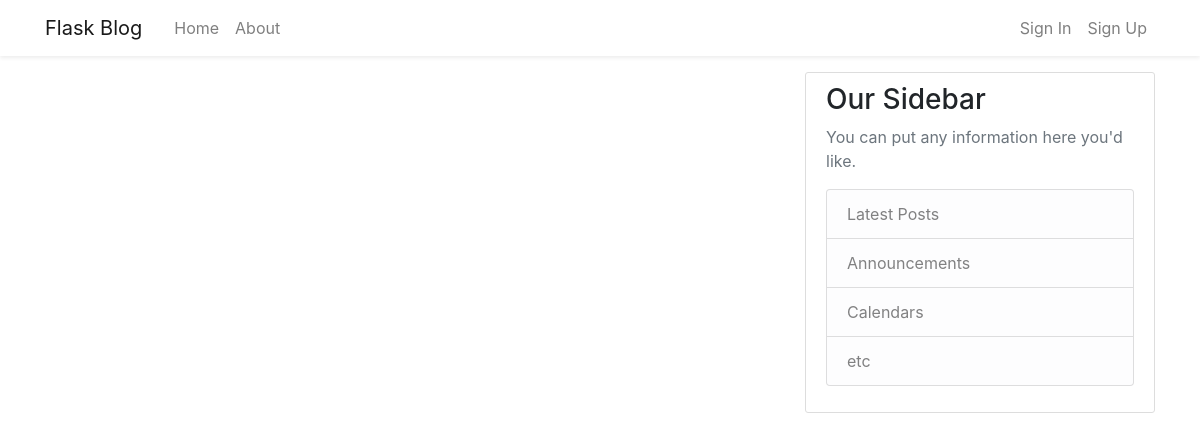
Page /home on the earlier database version.
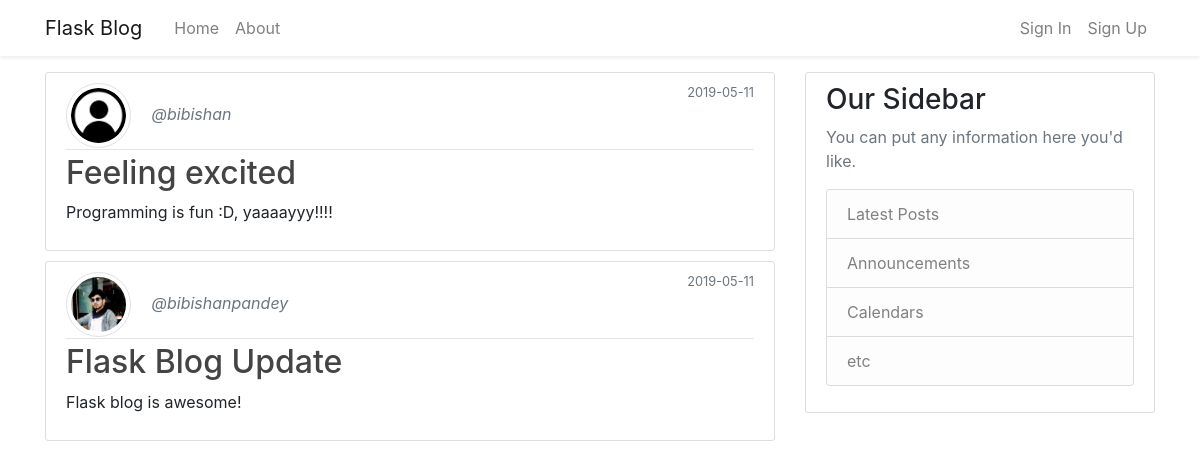
Same page on the later database version.
### flask_blog/models.py (models this page shows, shortened)
class Post(db.Model):
    id = db.Column(db.Integer, primary_key = True)
    title = db.Column(db.String(100), nullable = False)
    date_posted = db.Column(db.DateTime, nullable = False, default = datetime.utcnow)
    content = db.Column(db.Text, nullable = False)
    user_id = db.Column(db.Integer, db.ForeignKey('user.id'), nullable = False)

class User(db.Model, UserMixin):
    id = db.Column(db.Integer, primary_key = True)
    username = db.Column(db.String(20), unique = True, nullable = False)
    email = db.Column(db.String(120), unique = True, nullable = False)
    image_file = db.Column(db.String(20), nullable = False, default = 'default.png')
    password = db.Column(db.String(60), nullable = False)
    posts = db.relationship('Post', backref = 'author', lazy = True)

### flask_blog/routes.py (the view)
@app.route("/")
@app.route("/home")
def home():
    posts = Post.query.all()
    return render_template('home.html', posts = posts)

### flask_blog/templates/home.html
{% extends 'layout.html' %}
{% block content %}
    {% for post in posts %}
    <article class="media content-section">
        <div class="media-body">
            <div class="article-metadata">
                <img class="rounded-circle article-img img-thumbnail" src="{{ url_for('static', filename = 'images/' + post.author.image_file) }}">
                <a class="mr-2 text-muted font-italic" href="#">@{{ post.author.username }}</a>
                <small class="text-muted float-right">{{ post.date_posted.strftime('%Y-%m-%d') }}</small>
            </div>
            <h2><a class="article-title" href="{{ url_for('post', post_id = post.id) }}">{{ post.title }}</a></h2>
            <p class="article-content">{{ post.content }}</p>
        </div>
    </article>
    {% endfor %}
{% endblock content %}

### flask_blog/templates/layout.html (shortened to what this page needs)
<!DOCTYPE html>
<html lang="en">
<head>
    <link rel="stylesheet" href="https://stackpath.bootstrapcdn.com/bootstrap/4.3.1/css/bootstrap.min.css">
    <link rel="stylesheet" type="text/css" href="{{ url_for('static', filename='css/main.css') }}">
    <link rel="stylesheet" href="https://use.fontawesome.com/releases/v5.8.2/css/all.css">
</head>
<body>
    <header class="shadow-sm mb-3 bg-white">
        <nav class="navbar navbar-expand-lg navbar-light bg-white">
            <div class="container">
                <a class="navbar-brand mr-4" href="/">Flask Blog</a>
                <div class="collapse navbar-collapse justify-content-end" id="navbarSupportedContent">
                    <ul class="navbar-nav mr-auto">
                        <li class="nav-item">
                            <a class="nav-link" href="{{ url_for('home') }}">Home</a>
                        </li>
                        <li class="nav-item">
                            <a class="nav-link" href="{{ url_for('about') }}">About</a>
                        </li>
                    </ul>
                    <ul class="navbar-nav">
                        {% if current_user.is_authenticated %}
                        <li class="nav-item">
                            <a class="nav-link" href="{{ url_for('new_post') }}">New Post</a>
                        </li>
                        <li class="nav-item">
                            <a class="nav-link" href="{{ url_for('account') }}">Account</a>
                        </li>
                        <li class="nav-item">
                            <a class="nav-link" href="{{ url_for('signout') }}">Sign Out</a>
                        </li>
                        {% else %}
                        <li class="nav-item">
                            <a class="nav-link" href="{{ url_for('signin') }}">Sign In</a>
                        </li>
                        <li class="nav-item">
                            <a class="nav-link" href="{{ url_for('signup') }}">Sign Up</a>
                        </li>
                        {% endif %}
                    </ul>
                </div>
            </div>
        </nav>
    </header>
    <main role="main" class="container">
        <div class="row">
            <div class="col-md-8">
            {% block content %}{% endblock %}
            </div>
            <div class="col-md-4">
                <div class="content-section">
                    <h3>Our Sidebar</h3>
                    <p class='text-muted'>You can put any information here you'd like.
                    <ul class="list-group">
                        <li class="list-group-item list-group-item-light list-group-item-action">Latest Posts</li>
                        <li class="list-group-item list-group-item-light list-group-item-action">Announcements</li>
                        <li class="list-group-item list-group-item-light list-group-item-action">Calendars</li>
                        <li class="list-group-item list-group-item-light list-group-item-action">etc</li>
                    </ul>
                    </p>
                </div>
            </div>
        </div>
    </main>
</body>
</html>

### flask_blog/static/css/main.css (style rules this page uses)
.content-section { background: #ffffff; padding: 10px 20px; border: 1px solid #dddddd; border-radius: 3px; margin-bottom: 10px; }
.article-title { color: #444444; }
.article-content { white-space: pre-line; }
.article-img { height: 65px; width: 65px; margin-right: 16px; }
.article-metadata { padding-bottom: 1px; margin-bottom: 4px; border-bottom: 1px solid #e3e3e3 }

Differences in the rows shown:
added Post: image_file (placeholder picture), author.username "bibishan", date_posted "2019-05-11", title "Feeling excited", content "Programming is fun :D, yaaaayyy!!!!"
added Post: image_file (picture), author.username "bibishanpandey", date_posted "2019-05-11", title "Flask Blog Update", content "Flask blog is awesome!"
